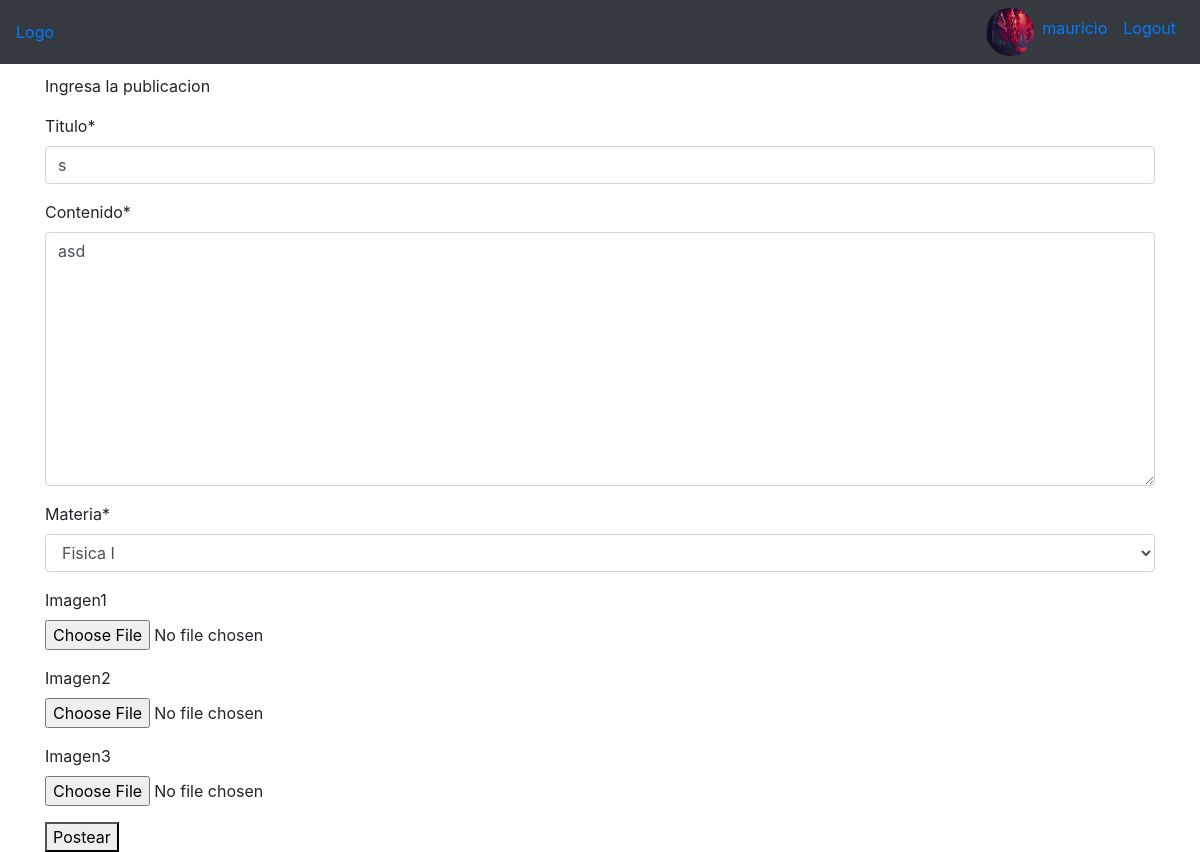
The page /post/18/actualizar/ (signed in) on the database as committed earlier.
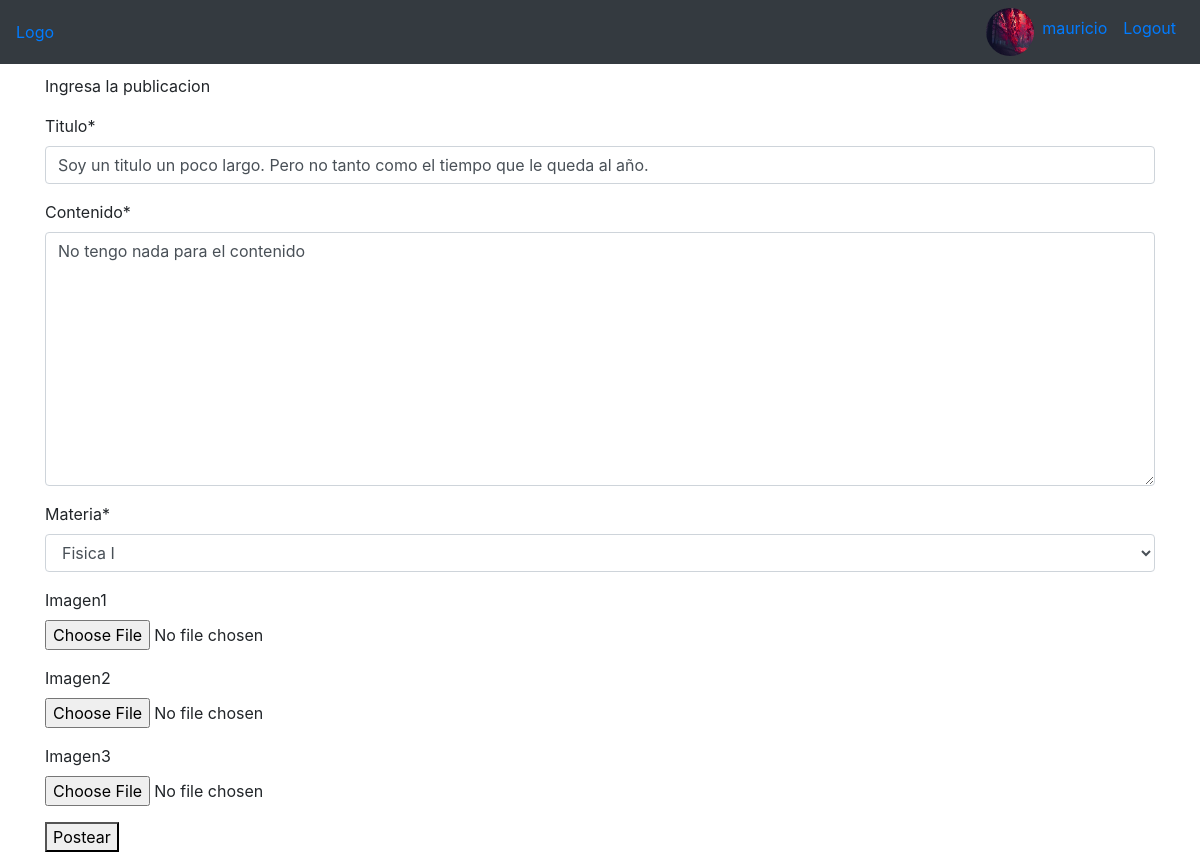
The same page on the database as committed later.
### blog/models.py (models this page shows, shortened)
class Post(models.Model):
	contenido = models.TextField()
	titulo = models.CharField(max_length = 1000)
	imagen1 = models.ImageField( upload_to = 'post_pics' , null=True, blank=True)
	imagen2 = models.ImageField( upload_to = 'post_pics' ,null=True, blank=True)
	imagen3 = models.ImageField( upload_to = 'post_pics' , null=True, blank=True)
	fecha_creacion = models.DateTimeField(default = timezone.now)
	autor = models.ForeignKey(User, on_delete=models.CASCADE)
	materia = models.ForeignKey('Materia', on_delete=models.CASCADE)
	tiposDePost =[
		 ('Solicitud de apunte digital', 'Solicitud de apunte digital'),
		 ('Solicitud de apunte fisico', 'Solicitud de apunte fisico'),
		 ('Solicitud de otros materiales', 'Solicitud de otros materiales'),
		 ('Solicitud de ayuda ', 'Solicitud de ayuda '),
		 ('Recomendacion', 'Recomendacion'),
		 ('Donacion de apunte digital', 'Donacion de apunte digital'),
		 ('Donacion de apunte fisico', 'Donacion de apunte fisico'),
		 ('Donacion de otros materiales', 'Donacion de otros materiales'),
		 ('otros', 'otros' )
	]
	tipo = models.CharField(
		max_length = 29,
		choices= tiposDePost ,
		default= tiposDePost[5]
	)

### blog/views.py (the view, shortened to what this page needs)
# urls.py: path('post/<int:pk>/actualizar/', PostUpdateView.as_view(), name='post-actualizar'),
class PostUpdateView(LoginRequiredMixin, UserPassesTestMixin, UpdateView):
	model = Post
	fields = ['titulo', 'contenido', 'materia', 'imagen1', 'imagen2' , 'imagen3']
	def test_func(self):
		post = self.get_object()
		if self.request.user == post.autor:
			return True
		return False
	def get_context_data(self, **kwargs):
		data = super().get_context_data(**kwargs)
		title = "Actualizar post"
		data['title'] = title
		return data

### blog/models.py (called while the page is built)
	def __str__(self):
		return self.nombre

### blog/templates/blog/post_form.html (shortened to what this page needs)
{% extends "blog/base.html" %}
{% block content %}
{% load crispy_forms_tags %}
<div class="container">
	{% if request.user.is_authenticated %}
		<p>Ingresa la publicacion</p>
		<form method="POST" enctype="multipart/form-data" >
			<fieldset>
				{{ form| crispy }}
			</fieldset>
			<button type="submit" >Postear</button>
		</form>
	{% else %}
		<p>No estas logeado</p>
	{% endif %}
</div>
{% endblock %}

Rows that differ between the two databases and show on the page:
changed Post "Fisica I": titulo "s" → "Soy un titulo un poco largo. Pero no tanto como el tiempo que le queda al año."; contenido "asd" → "No tengo nada para el contenido"
